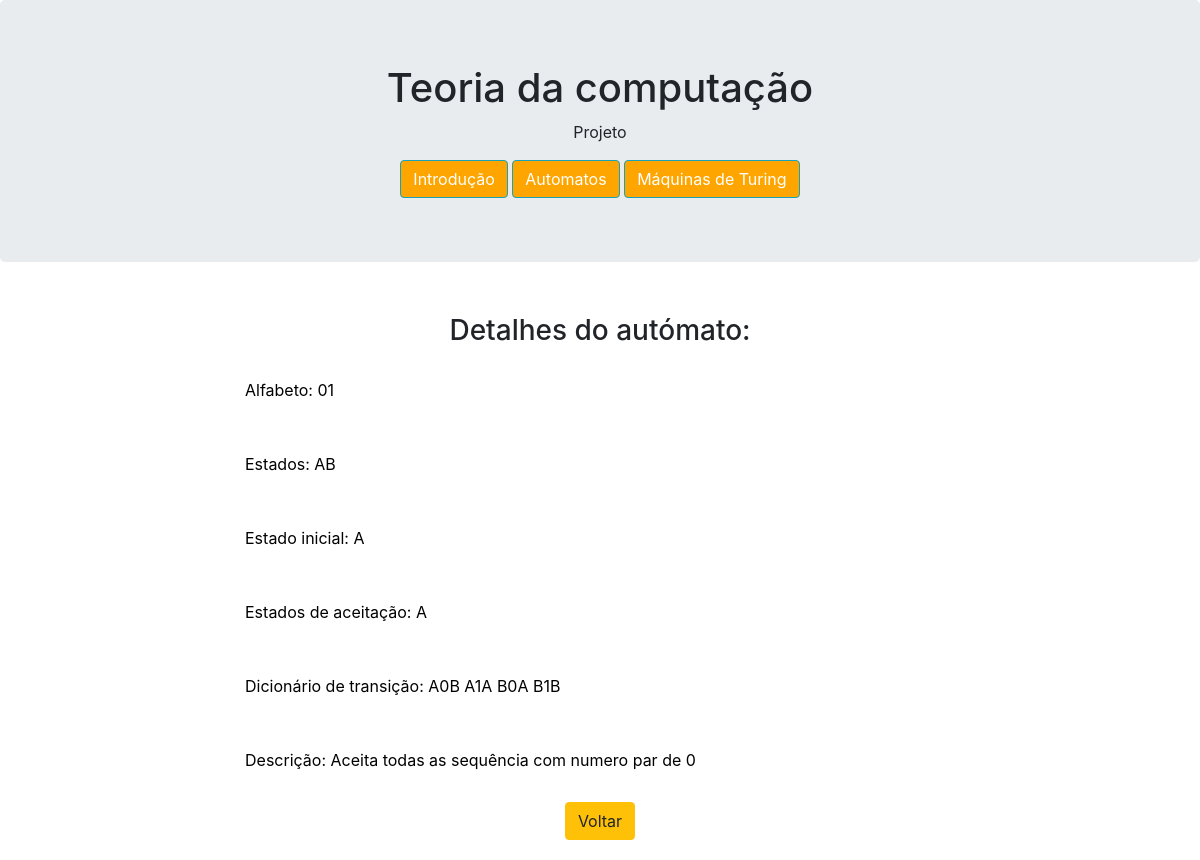
/DetalhesAutomato/52, run on the app's committed database.
### website/models.py (models this page shows, shortened)
class Automato(models.Model):
    Alfabeto = models.CharField(max_length=9999)
    Estados = models.CharField(max_length=9999)
    EstadoInicial = models.CharField(max_length=9999)
    EstadosDeAceitacao = models.CharField(max_length=9999)
    DicionarioTransicao = models.CharField(max_length=9999)
    Descricao = models.CharField(max_length=9999)

### website/views.py (the view)
# urls.py: path('DetalhesAutomato/<int:automato_id>', views.DetalhesAutomato, name='DetalhesAutomato'),
def DetalhesAutomato(request, automato_id):
	context = {"automato_id": automato_id, "automato":Automato.objects.get(pk=automato_id)}
	return render(request, 'website/DetalhesAutomato.html', context)

### website/templates/website/DetalhesAutomato.html
{% extends 'website/layout.html' %}
{% block main %}
    <h3>Detalhes do autómato:</h3>
    <p>Alfabeto:  {{ automato.Alfabeto }}</p>
    <p>Estados:  {{ automato.Estados }}</p>
    <p>Estado inicial:  {{ automato.EstadoInicial }}</p>
    <p>Estados de aceitação:  {{ automato.EstadosDeAceitacao }}</p>
    <p>Dicionário de transição:  {{ automato.DicionarioTransicao }}</p>
    <p>Descrição:  {{ automato.Descricao }}</p>
    <a href="{% url 'website:MostraAutomatos' %}" role="button" class="btn btn-warning">Voltar</a>
    {% load static %}
{% endblock %}

### website/static/website/css/base.css (style rules this page uses)
body { background-color: white; }
main p { text-align: left; padding: 20px; margin: 10px; background-color: white; color:black; border-radius: 3px; }

### data on the page
Automato: Alfabeto "01", Estados "AB", EstadoInicial "A", EstadosDeAceitacao "A", DicionarioTransicao "A0B A1A B0A B1B", Descricao "Aceita todas as sequência com numero par de 0"
